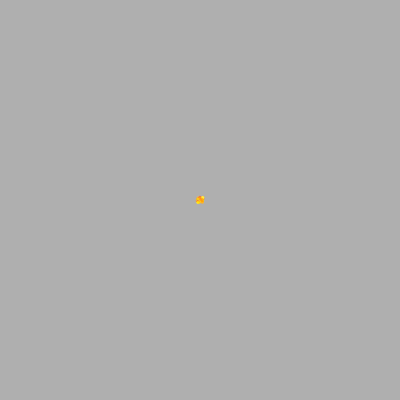
Frame 1 (no input)
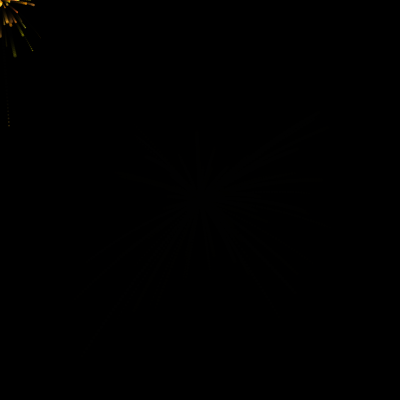
Frame 60 (no input)
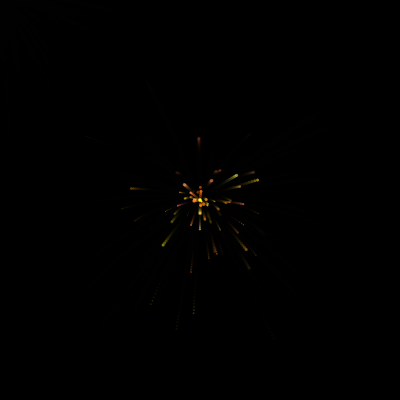
Frame 120 (the mouse pressed at the canvas centre since frame 60)

The p5.js sketch that drew these frames (run headless with seeded random() and noise() and a simulated clock; from frame 60 on, the mouse is pressed at the canvas centre):

// p5.js sketch
// ── sketch.js

let fuente;

function setup() {
  createCanvas(400, 400);
  // *** HACER UN ARRAY DE PARTÍCULAS.
  fuente = new Fuente(width / 2, height / 2, 75);
  // particula = new Particle (0 , height / 2, 5, -4.2, 20);
}

function draw() {
  // Fondo negro con alfa para generar blur en el movimiento.
  background(0, 80);

  // Configuración para el dibujo de las partículas.
  noStroke();
  fuente.update();
  fuente.draw();

  /*
    fill(255,0,0);
    particula.update();
    particula.draw();
  */
}

// ── particle.js

class Particle {
    // Valor constante que se le suma a vy en cada frame.
    gravity = 0.02;

    /**
     * @param {number} x - Posición en x.
     * @param {number} y - Posición en y.
     * @param {number} vx - Píxeles que se le suman en cada frame a x.
     * @param {number} vy - Píxeles que se le suman en cada frame a y.
     * @param {number} size - Tamaño de la partícula circular.
    */
    constructor(x, y, vx, vy, size) {
        this.x = this.ix = x; // 'x' y 'ix' Valen lo que ingresa de X.
        this.y = this.iy = y; // 'y' y 'iy' Valen lo que ingresa de Y.
        this.vx = this.ivx = vx;
        this.vy = this.ivy = vy;
        this.size = size;
        this.radius = this.size / 2;
    }

    update() {
        this.vy += this.gravity; // vy es cada vez mayor.
        this.x += this.vx; // Posición de x + vx.
        this.y += this.vy; // Posición de y + vy.
        this.checkBounds(); // Llama a la función que revisa si la partícula salió de la pantalla.
    }

    /**
     * Comprueba que salga por debajo del canvas.
     * En ivx, ivy se guardó la velocidad inicial.
    */
    checkBounds() {
        if(this.y > height + this.radius) {
            this.x = this.ix;
            this.y = this.iy;
            this.vx = this.ivx;
            this.vy = this.ivy;
        }
    }

    draw() {
        circle(this.x, this.y, this.size);
    }
}

// ── randomparticle.js

class RandomParticle extends Particle {
    /**
     * El constructor no es necesario si no se le agregan propiedades nuevas al momento de nacer.
     * En este caso le pasamos al contructor con 'super' los mismo parámetros que tiene el padre.
     * Crea 'color' para guardar un color random en la generación de cada partícula.
     * Crea 'vida' para la vida inicial de cada partícula.
    */
    constructor(x, y, vx, vy, size) {
    super(x, y, vx, vy, size);
    this.color = color(255, random(100, 255), random(0, 80));
    this.vida = random(50, 255);
    }
    /**
     * Sobreescribre el de la superclase (padre).
     * Le resta 5 a 'vida'.
    */
    update() {
        super.update();
        this.vida -=5;
    }
    
    /**
     * Este método sobreescribe el de la superclase (padre). 
     * Comprueba si sale del camvas también por los costados.
    */
    checkBounds() {
        if(this.vida <= 0) {
            this.x = mouseX; // 'x' es la posición en x del mouse.
            this.y = mouseY; // 'y' es la posición en y del mouse.
            this.vx = random(this.ivx, 0);
            this.vy = random(this.ivy, 0);
            this.vida = 255;
        }
    }

    /**
     * Sobreescribre el de la superclase (padre).
     * Le agrega un relleno del color random.
    */
    draw() { 
    this.color.setAlpha(this.vida);
    fill(this.color);
    circle(this.x, this.y, this.size);
    }
}

class Fuente {
    /**
     * Clase "administradora".
     * Esta clase es un generador de partículas aleatorias.
     * En vez de heredar de otra clase se dice que está
       *compuesta* de otras clases, en este caso es un conjunto
       de RandomParticle.
    */

    constructor(x, y, num) {
        this.x = x;
        this.y = y;
        this.particlesArr = []; // Array vacío donde se guardarán todas las partículas.
        this.init(num); // Inicializa 'num' objetos en el array 'this.particles'.
    }

    init(num) {
        /*
          Crea una cantidad 'num' de objetos RandomParticle con velocidades 
          iniciales aleatorias y los almacena en el array this.particles.
        */
        for(let i = 0; i < num; i++) {
            let vx = random(-3.0, 3.0);
            let vy = random(-3.0, 3.0);
            let p = new RandomParticle(this.x, this.y, vx, vy, random(1, 3.5)); // Crea una partícula
            this.particlesArr.push(p); // Mete la partícula creada en el array
        }
    }

    update() {
        // Recorre el array y le indica a cada elemento que ejecute su propio update()
        for(const p of this.particlesArr) {
            p.update();
        }
    }

    draw() {
        // Recorre el array y le indica a cada elemento que ejecute su propio draw()
        for(const p of this.particlesArr) {
            p.draw();
        }
    }
}
